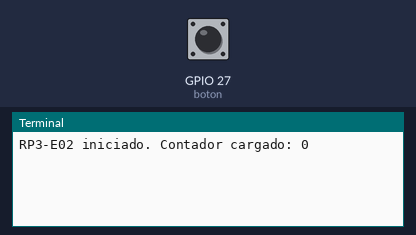
Bench run of a program on a simulated Raspberry Pi (BCM pin numbers). On the bench: the last lines printed to the terminal. The test bench sets the inputs (shaded band); at power-on: GPIO 27 (boton) HIGH. Files the program writes start out absent.

Above: at 1.2 s.
1.3 s: GPIO 27 (boton) pulled LOW for 0.15 s
At 2.4 s:
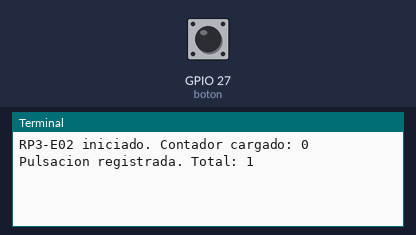
2.9 s: GPIO 27 (boton) pulled LOW for 1 s
At 3.7 s:
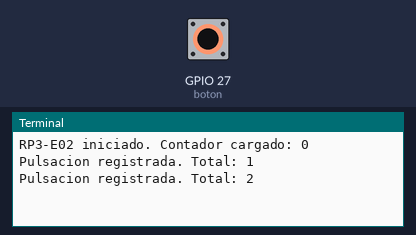
5.4 s: GPIO 27 (boton) pulled LOW for 0.15 s
At 6.8 s:
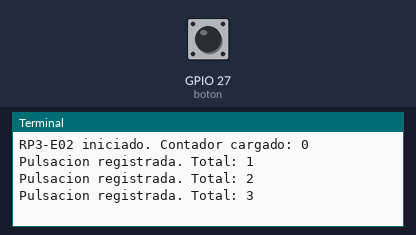

Measured:
- after the input at 1.3 s, the terminal: prints a new line at once (image 1)
- after the input at 2.9 s, the terminal: prints a new line at once (image 2)
- after the input at 5.4 s, the terminal: prints a new line at once (image 3)

The program:

RP3-E02-pulsador-contador.py
```python
#!/usr/bin/env python3
"""
RP3-E02 - Pulsador y contador con persistencia
Placa: Raspberry Pi 3 Model B+
Biblioteca: gpiozero

Objetivo: contar pulsaciones y guardar el conteo en un archivo, de modo que
sobreviva a un reinicio del script (aunque no a un reinicio de la placa sin
un mecanismo adicional).

Requiere el pulsador de RP3-P02 (GPIO27).
"""
import json
import os

from gpiozero import Button
from signal import pause

PIN_BOTON = 27
ARCHIVO_CONTADOR = "contador_rp3_e02.json"


def cargar_contador() -> int:
    if os.path.exists(ARCHIVO_CONTADOR):
        with open(ARCHIVO_CONTADOR, "r", encoding="utf-8") as f:
            return json.load(f).get("contador", 0)
    return 0


def guardar_contador(valor: int) -> None:
    with open(ARCHIVO_CONTADOR, "w", encoding="utf-8") as f:
        json.dump({"contador": valor}, f)


def main():
    contador = cargar_contador()
    print(f"RP3-E02 iniciado. Contador cargado: {contador}")

    boton = Button(PIN_BOTON, pull_up=True, bounce_time=0.05)

    def al_presionar():
        nonlocal contador
        contador += 1
        guardar_contador(contador)
        print(f"Pulsacion registrada. Total: {contador}")

    boton.when_pressed = al_presionar

    try:
        pause()
    except KeyboardInterrupt:
        print(f"\nDetenido por el usuario. Contador final: {contador}")
    finally:
        boton.close()


if __name__ == "__main__":
    main()
```
